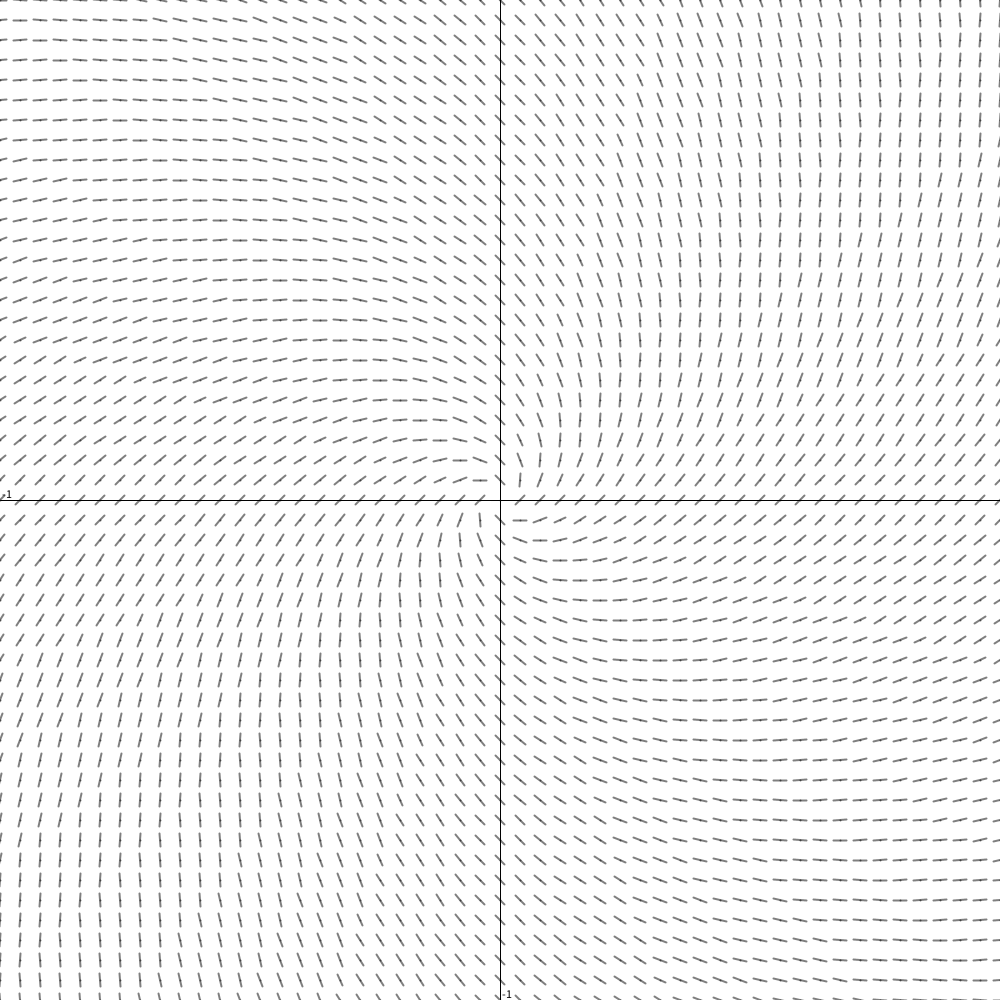
Frame 1 (no input)
Frame 60 (the mouse pressed at the canvas centre just before this capture): identical to frame 1, image omitted
Frame 120 (the mouse held since frame 60 and released just before this capture): identical to frame 1, image omitted

The Processing sketch that drew this single still picture (run headless with seeded random() and noise(); from frame 60 on, the mouse is pressed at the canvas centre):

// Processing sketch: Main
// ── Main.pde
float S = 500;

VectorField v = new VectorField(50, 50);
ArrayList<IntegralCurve> curves;


void setup() {
  size(1000, 1000);

  curves = new ArrayList<IntegralCurve>();

  //for(int i = 0; i < 100; i++) {
  //  curves.add(new IntegralCurve(convertX(0), convertY(i * height/100)));
  //}
}


void draw() {
  background(255);


  strokeWeight(1);
  displayAxis();
  v.display();


  for (IntegralCurve c : curves) {
    c.display();
  }

  println(frameRate);
}



void displayAxis() {
  stroke(0);
  line(0, height/2, width, height/2);
  line(width/2, 0, width/2, height);

  fill(0);
  for (int i = 1; i <= 30; i++) {
    text(i, S*i + width/2 + 2, height/2 - 2);
    text(i, width/2 + 2, -S*i + height/2 - 2);
    text(-i, -S*i + width/2 + 2, height/2 - 2);
    text(-i, width/2 + 2, S*i + height/2 - 2);
  }

  //noFill();


  //for (int i = 1; i <= 30; i++) {
  //  stroke(0, 16);
  //  ellipse(width/2, height/2, S*2*i, S*2*i);

  //  stroke(0, 64);
  //  line(width/2 + S*i, 0, width/2 + S*i, height);
  //  line(width/2 - S*i, 0, width/2 - S*i, height);
  //  line(0, height/2 + S*i, width, height/2 + S*i);
  //  line(0, height/2 - S*i, width, height/2 - S*i);
  //}
}



void mouseWheel(MouseEvent event) {
  float e = event.getCount();
  S -= e;
  S = constrain(S, 24, width/2-30);
  //println(e, S);
}



void mousePressed() {
  println(convertX(mouseX), convertY(mouseY));
  curves.add(new IntegralCurve(convertX(mouseX), convertY(mouseY)));
}



float convertX(float mx) {
  return (mx - width/2)/S;
}



float convertY(float my) {
  return (-my + height/2)/S;
}



float f(float x, float y) {
  //if(y == 0 && x > 0) y = 0.0001;
  //return -x/y;
  if (x == y) {
    if(x>0) return 1000;
    if(x<0) return -1000;
  }
  return (x+y)/(x-y);
}
// ── IntegralCurve.pde
class IntegralCurve {
  ArrayList<PVector> points;
  float dt = 0.001;

  IntegralCurve(float startx, float starty) {
    println(startx, starty);
    points = new ArrayList<PVector>();
    points.add(new PVector(startx, starty));
  }

  void display() {
    if (points.size() < 10000) {
      for (int i = 0; i < 500; i++) {
        PVector p = points.get(points.size()-1);
        float dy = f(p.x, p.y);

        PVector rr = new PVector(1, dy);
        rr.normalize();

        PVector n = new PVector(p.x + rr.x * dt, p.y + rr.y * dt);
        points.add(n);
      }
    }

    strokeWeight(1);
    stroke(0, 0, 255);
    noFill();

    beginShape();
    for (PVector p : points) {
      vertex(width/2 + p.x*S, height/2 - p.y*S);
    }
    endShape();

    //for(PVector p: points) {
    //  ellipse(width/2 + p.x*S, height/2 - p.y*S, 50, 50);
    //}
  }
}
// ── VetorField.pde
class VectorField {
  float rows, columns;

  VectorField(float rows_, float columns_) {
    rows = rows_;
    columns = columns_;
  }

  void display() {
    float dr = width/rows;
    float dc = height/columns;
    
    
    stroke(0, 128);
    strokeWeight(2);
    
    for(int i = 0; i <= rows; i++) {
      for(int j = 0; j <= columns; j++) {
        point(i*dr, j*dc);
        displayArrow(i*dr, j*dc, f(convertX(i*dr), convertY(j*dc)));
      }
    }
  }
  
  void displayArrow(float x, float y, float s) {
    //line(x, y, x+5, y+5);
    //text(x+" "+y+" "+s, x, y);
    
    PVector p = new PVector(1, -s);
    p.normalize();
    p.mult(width/rows/3);
    
    line(x-p.x, y-p.y, x+p.x, y+p.y);
  }
}
